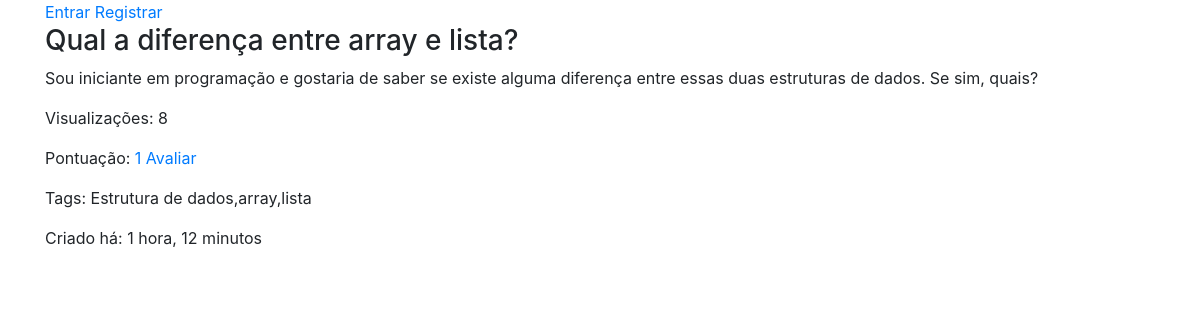
The page /forum/qual-a-diferenca-entre-array-e-lista/ on the database its author committed.
### forum/models.py (models this page shows, shortened)
class Question(models.Model):
    user = models.ForeignKey(User, on_delete=models.CASCADE)
    title = models.CharField(max_length=120)
    text = models.TextField(max_length=500)
    views = models.IntegerField(default=0)
    likes = models.ManyToManyField(User, related_name='likes')
    tags = models.TextField(help_text='Separar tags por vírgula.')
    published = models.DateTimeField(auto_now_add=True)
    updated = models.DateTimeField(auto_now=True)
    slug = models.SlugField(max_length=200, blank=True, null=True)
    class Meta:
        ordering = ['-published']
    def __str__(self):
        return self.title
    def get_toggle_like_url(self):
        return reverse('forum:toggle-like', kwargs={'slug': self.slug})
    def get_toggle_like_api_url(self):
        return reverse('forum:toggle-like-api', kwargs={'slug': self.slug})
    def increment_visualization(self):
        self.views += 1
        self.save()

### forum/views.py (the view)
# urls.py: path('<str:slug>/', views.QuestionDetailView.as_view(), name='detail'),
class QuestionDetailView(DetailView):
    def get_object(self, *args, **kwargs):
        question = Question.objects.get(slug=self.kwargs['slug'])
        question.increment_visualization()
        return question

### forum/models.py (called while the page is built)
def pre_save_receiver(sender, instance, *args, **kwargs):
    if not instance.slug:
        instance.slug = unique_slug_generator(instance)

### forum/templates/forum/question_detail.html (shortened to what this page needs)
{% extends 'base.html' %}
{% block content %}
    <h3>{{ question }}</h3>
    <p>{{ question.text }}</p>
    <p>Visualizações: {{ question.views }}</p>
    <p>Pontuação: <a class="like-btn" id="like-btn" data-href="{{ question.get_toggle_like_api_url }}" data-likes="{{ question.likes.count }}" href="{{ question.get_toggle_like_url }}"> {{ question.likes.count }} Avaliar</a></p>
    <p>Tags: {{ question.tags }}</p>
    <p>Criado há: {{ question.published|timesince }}</p>
{% endblock  %}

### rows shown on the page
Question: title "Qual a diferença entre array e lista?", text "Sou iniciante em programação e gostaria de saber se existe alguma diferença entre essas duas estruturas de dados. Se sim, quais?", views "8", likes.count "1", tags "Estrutura de dados,array,lista", published "1 hora, 12 minutos"
